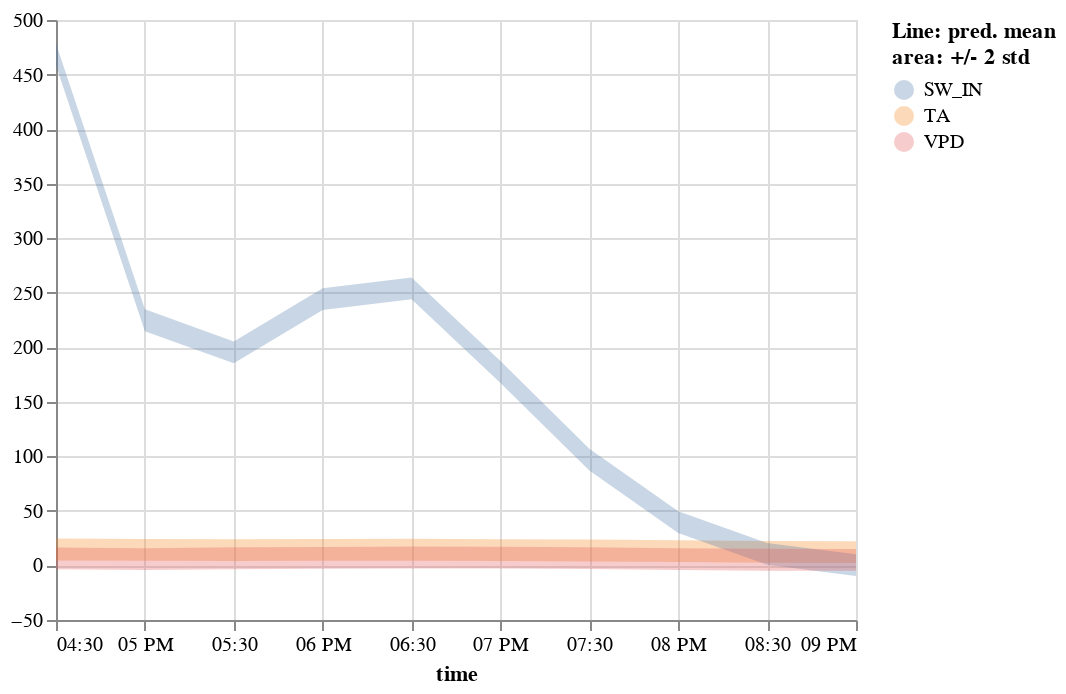

The cell this chart's notebook holds for it:
### Code cell
plot_error(m_df.tidy().assign(std=5))

### Figure 1 — Vega-Lite specification as saved in the notebook (floating-point values rounded to 4 significant figures)
{"config": {"view": {"continuousWidth": 400, "continuousHeight": 300}}, "data": {"name": "data-3e9fa0af9a02d4afccf35c1ba0bd0673"}, "mark": "errorband", "encoding": {"color": {"field": "variable", "legend": {"title": ["Line: pred. mean", "area: +/- 2 std"]}, "type": "nominal"}, "x": {"field": "time", "type": "temporal"}, "y": {"field": "err_low", "scale": {"zero": false}, "title": "", "type": "quantitative"}, "y2": {"field": "err_high"}}, "params": [{"name": "param_5", "select": {"type": "interval"}, "bind": "scales"}], "$schema": "https://vega.github.io/schema/vega-lite/v5.2.0.json", "datasets": {"data-3e9fa0af9a02d4afccf35c1ba0bd0673": [{"time": "2000-06-15T16:30:00", "variable": "TA", "value": 14.65, "is_present": false, "std": 5, "err_low": 4.65, "err_high": 24.65}, {"time": "2000-06-15T17:00:00", "variable": "TA", "value": 14.22, "is_present": false, "std": 5, "err_low": 4.22, "err_high": 24.22}, {"time": "2000-06-15T17:30:00", "variable": "TA", "value": 14.11, "is_present": false, "std": 5, "err_low": 4.11, "err_high": 24.11}, {"time": "2000-06-15T18:00:00", "variable": "TA", "value": 14.23, "is_present": false, "std": 5, "err_low": 4.23, "err_high": 24.23}, {"time": "2000-06-15T18:30:00", "variable": "TA", "value": 14.4, "is_present": false, "std": 5, "err_low": 4.4, "err_high": 24.4}, {"time": "2000-06-15T19:00:00", "variable": "TA", "value": 14.09, "is_present": true, "std": 5, "err_low": 4.09, "err_high": 24.09}, {"time": "2000-06-15T19:30:00", "variable": "TA", "value": 13.71, "is_present": true, "std": 5, "err_low": 3.71, "err_high": 23.71}, {"time": "2000-06-15T20:00:00", "variable": "TA", "value": 13.08, "is_present": true, "std": 5, "err_low": 3.08, "err_high": 23.08}, {"time": "2000-06-15T20:30:00", "variable": "TA", "value": 12.41, "is_present": true, "std": 5, "err_low": 2.41, "err_high": 22.41}, {"time": "2000-06-15T21:00:00", "variable": "TA", "value": 12.27, "is_present": true, "std": 5, "err_low": 2.27, "err_high": 22.27}, {"time": "2000-06-15T16:30:00", "variable": "SW_IN", "value": 468.2, "is_present": true, "std": 5, "err_low": 458.2, "err_high": 478.2}, {"time": "2000-06-15T17:00:00", "variable": "SW_IN", "value": 224.8, "is_present": true, "std": 5, "err_low": 214.8, "err_high": 234.8}, {"time": "2000-06-15T17:30:00", "variable": "SW_IN", "value": 195.3, "is_present": true, "std": 5, "err_low": 185.3, "err_high": 205.3}, {"time": "2000-06-15T18:00:00", "variable": "SW_IN", "value": 244.2, "is_present": true, "std": 5, "err_low": 234.2, "err_high": 254.2}, {"time": "2000-06-15T18:30:00", "variable": "SW_IN", "value": 253.9, "is_present": true, "std": 5, "err_low": 243.9, "err_high": 263.9}, {"time": "2000-06-15T19:00:00", "variable": "SW_IN", "value": 177.3, "is_present": true, "std": 5, "err_low": 167.3, "err_high": 187.3}, {"time": "2000-06-15T19:30:00", "variable": "SW_IN", "value": 97.07, "is_present": true, "std": 5, "err_low": 87.07, "err_high": 107.1}, {"time": "2000-06-15T20:00:00", "variable": "SW_IN", "value": 39.71, "is_present": true, "std": 5, "err_low": 29.71, "err_high": 49.71}, {"time": "2000-06-15T20:30:00", "variable": "SW_IN", "value": 10.65, "is_present": true, "std": 5, "err_low": 0.65, "err_high": 20.65}, {"time": "2000-06-15T21:00:00", "variable": "SW_IN", "value": 0.32, "is_present": true, "std": 5, "err_low": -9.68, "err_high": 10.32}, {"time": "2000-06-15T16:30:00", "variable": "VPD", "value": 6.454, "is_present": false, "std": 5, "err_low": -3.546, "err_high": 16.45}, {"time": "2000-06-15T17:00:00", "variable": "VPD", "value": 5.799, "is_present": false, "std": 5, "err_low": -4.201, "err_high": 15.8}, {"time": "2000-06-15T17:30:00", "variable": "VPD", "value": 6.577, "is_present": false, "std": 5, "err_low": -3.423, "err_high": 16.58}, {"time": "2000-06-15T18:00:00", "variable": "VPD", "value": 6.931, "is_present": false, "std": 5, "err_low": -3.069, "err_high": 16.93}, {"time": "2000-06-15T18:30:00", "variable": "VPD", "value": 7.286, "is_present": false, "std": 5, "err_low": -2.714, "err_high": 17.29}, {"time": "2000-06-15T19:00:00", "variable": "VPD", "value": 7.251, "is_present": true, "std": 5, "err_low": -2.749, "err_high": 17.25}, {"time": "2000-06-15T19:30:00", "variable": "VPD", "value": 6.683, "is_present": true, "std": 5, "err_low": -3.317, "err_high": 16.68}, {"time": "2000-06-15T20:00:00", "variable": "VPD", "value": 5.851, "is_present": true, "std": 5, "err_low": -4.149, "err_high": 15.85}, {"time": "2000-06-15T20:30:00", "variable": "VPD", "value": 5.254, "is_present": true, "std": 5, "err_low": -4.746, "err_high": 15.25}, {"time": "2000-06-15T21:00:00", "variable": "VPD", "value": 5.164, "is_present": true, "std": 5, "err_low": -4.836, "err_high": 15.16}]}}
